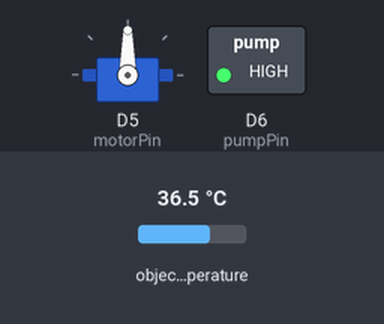
This sketch was run on a simulated ESP8266 (NodeMCU). Shown: servo, switched loads named in the sketch (green lamp = pin HIGH). Inputs (shaded band) come from the test bench; at power-on: object temperature 36.5 °C. What the sketch prints to the serial monitor is not drawn.

Above: at 0.05 s.
At 10.45 s:
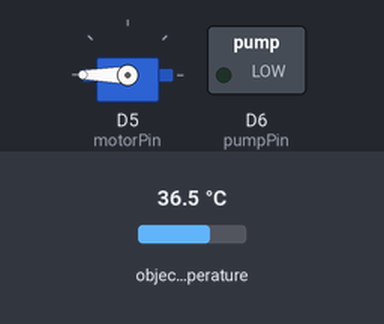
Timing chart, 0 to 12.1 s (numbered marks = the images above):
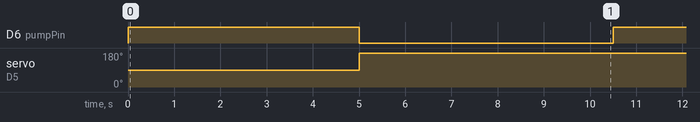

Measured:
- by itself, D6 (pumpPin): alternates HIGH for 5.0 s and LOW for 5.5 s
- by itself, servo on D5 (motorPin): 90° → 180° at 5.0 s

The sketch:

temp_with_pump_and_survo.ino
```cpp
#include <Wire.h>
#include <Adafruit_MLX90614.h>
#include <Servo.h>

Adafruit_MLX90614 mlx = Adafruit_MLX90614();
Servo servo;
int motorPin = D5; // Servo motor control pin
int pumpPin = D6; // Water pump control pin

void setup() {
  Serial.begin(9600);
  Wire.begin(D2, D1); // Initialize I2C communication with SDA on D2 and SCL on D1
  mlx.begin();
  servo.attach(motorPin);
  pinMode(pumpPin, OUTPUT);
}

void loop() {
  float objTemp = mlx.readObjectTempC(); // Read the object temperature in Celsius
  Serial.print("Object Temperature: ");
  Serial.print(objTemp);
  Serial.println(" C");

  if (objTemp >= 30) { // If object temperature is greater than or equal to 50 degrees Celsius

    digitalWrite(pumpPin, HIGH); // Turn on water pump
    delay(5000); // Delay for 5 seconds
    digitalWrite(pumpPin, LOW); // Turn off water pump
    servo.write(360); // Rotate servo motor 360 degrees
    delay(5000); // Delay for 5 seconds
  }

  delay(500); // Delay for 0.5 seconds
}
```
